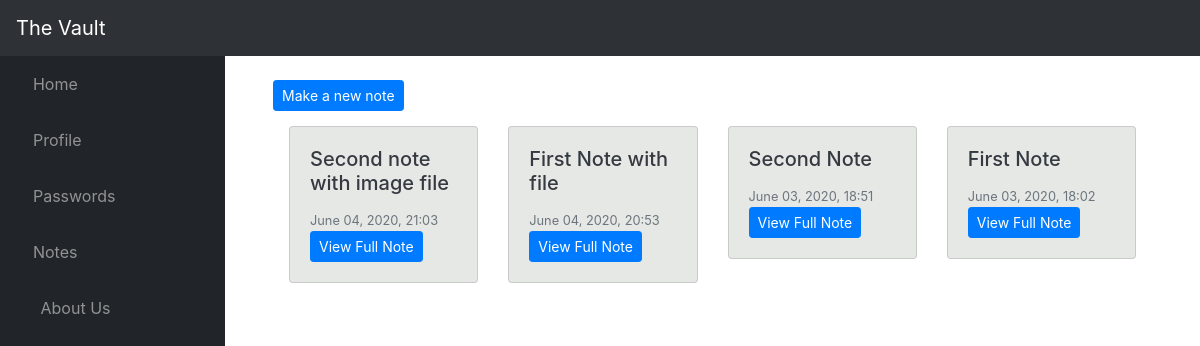
Page /notes/RedonEmini/ (signed in) on the earlier database version.
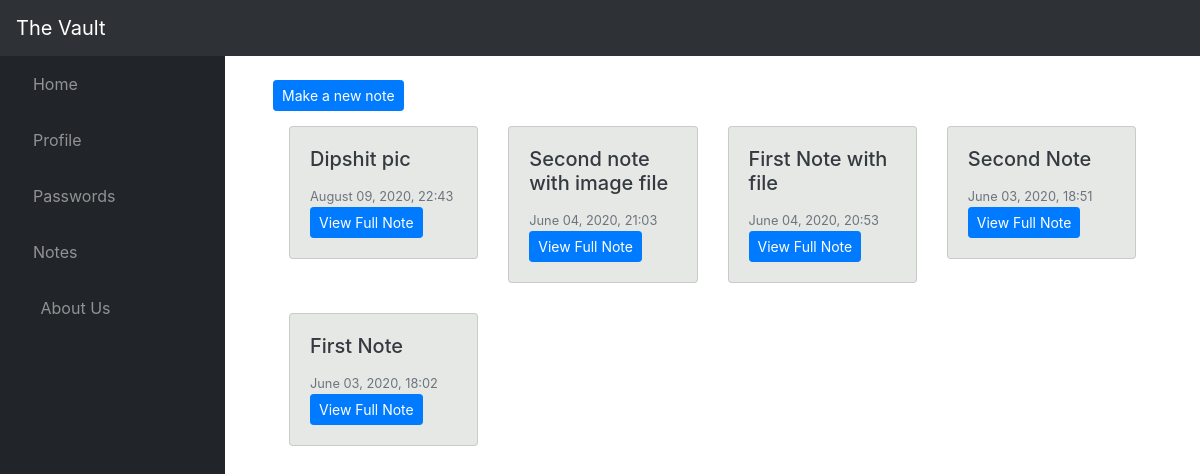
Same page on the later database version.
### theVault/models.py (models this page shows, shortened)
class NewNote(models.Model):
	titulli = models.CharField(max_length=50, null= True, blank = True,verbose_name="Title")
	pershkrimi = RichTextUploadingField(max_length=1000, null= True, blank = True, verbose_name="Content", config_name='default')
	koha_posti = models.DateTimeField(default=timezone.now)
	files = models.FileField(upload_to = 'files', null= True, blank = True)
	vault_user_profile = models.ForeignKey(User, on_delete=models.CASCADE)

### theVault/views.py (the view)
# urls.py: path('notes/<str:username>/', NoteListView.as_view(), name='notes-page'),
class NoteListView(LoginRequiredMixin, ListView):
	model = NewNote
	template_name = "theVault/viewNotes.html"
	context_object_name = 'vault_NewNotes'
	ordering = ['-koha_posti']
	def get_queryset(self):
		user = get_object_or_404(User, username=self.kwargs.get('username'))
		return NewNote.objects.filter(vault_user_profile=user).order_by('-koha_posti')

### theVault/templates/theVault/viewNotes.html
{% extends "theVault/base.html" %}
{% block content %}
{% load crispy_forms_tags %}
  <a href="{% url 'create-note' %}" class="btn btn-primary btn-rounded btn-sm mt-4 ml-3">Make a new note</a>
        <div class="container">
          <div class="row">
             {% for note in vault_NewNotes %}
             <a href="{% url 'note-detail' note.id %}" class="text-dark">
              <div class="col-md-3 col-sm-5">
                <div class="card" style='margin-top: 8%;background-color: #e6e8e6;margin-bottom: 8%;'>
                  <div class="card-body">
                    <h5 class="card-title">{{ note.titulli }}</h5>
                    <div class="article-metadata">
                      <small class="text-muted">{{note.koha_posti|date:"F d, Y, H:i" }}</small>
                    </div>
                    <a href="{% url 'note-detail' note.id %}" class="btn btn-primary btn-sm">View Full Note</a>
                     </div>
                </div>
            </div>
          </a>
          {% endfor %}
      </div>
{% endblock content %}

### theVault/templates/theVault/base.html (shortened to what this page needs)
{% load static %}
<!DOCTYPE html>
<html lang="en">
<head>
  <link rel="stylesheet" href="https://stackpath.bootstrapcdn.com/bootstrap/4.5.0/css/bootstrap.min.css">
  <link href="{% static 'vendor/fontawesome-free/css/all.min.css' %}" rel="stylesheet" type="text/css">
  <link href="{% static 'vendor/datatables/dataTables.bootstrap4.css' %}" rel="stylesheet">
  <link href="{% static 'css/sb-admin.css' %}" rel="stylesheet">
</head>
<body id="page-top">
  <nav class="sb-topnav navbar navbar-expand navbar-dark bg-dark">
    <a class="navbar-brand mr-1" href="{% url 'app-home' %}">The Vault</a><button class="btn btn-link btn-sm order-1 order-lg-0" id="sidebarToggle" href="#"><i class="fas fa-bars"></i></button>
    {% if user.is_authenticated %}
    <ul class="navbar-nav ml-auto ml-md-12">
                <li class="nav-item dropdown">
                    <a class="nav-link dropdown-toggle" id="userDropdown" href="#" role="button" data-toggle="dropdown" aria-haspopup="true" aria-expanded="false"><i class="fas fa-user fa-fw"></i></a>
                </li>
            </ul>
    {% endif %}
  </nav>
  <div id="wrapper">
    {% if user.is_authenticated %}
      <ul class="sidebar navbar-nav">
        <li class="nav-item">
          <a class="nav-link" href="{% url 'app-home' %}">
            <i class="fas fa-home"></i>
            <span>Home</span>
          </a>
        </li>
        <li class="nav-item">
          <a class="nav-link" href="{% url 'profile' %}">
            <i class="fas fa-user-circle"></i>
            <span>Profile</span>
          </a>
        </li>
        <li class="nav-item">
          <a class="nav-link" href="{% url 'passwords-page' user.username %}"  role="button" aria-haspopup="true" aria-expanded="false">
            <i class="fas fa-lock"></i>
            <span>Passwords</span>
          </a>
        </li>
        <li class="nav-item">
          <a class="nav-link" href="{% url 'notes-page' user.username %}">
            <i class="fas fa-sticky-note"></i>
            <span>Notes</span></a>
        </li>
        <li class="nav-item">
          <a class="nav-link" href="{% url 'app-about' %}">
            <i class="fas fa-fw fa-table"></i>
            <span>About Us</span></a>
        </li>
      </ul>
    {% endif %}
    <main role="main" class="container">
      <div class="row">
        <div class="col-md-12">
          {% block content %}{% endblock %}
        </div>
      </div>
    </main>
  </div>
</body>
</html>

Differences in the rows shown:
added NewNote: titulli "Dipshit pic", koha_posti "August 09, 2020, 22:43"
